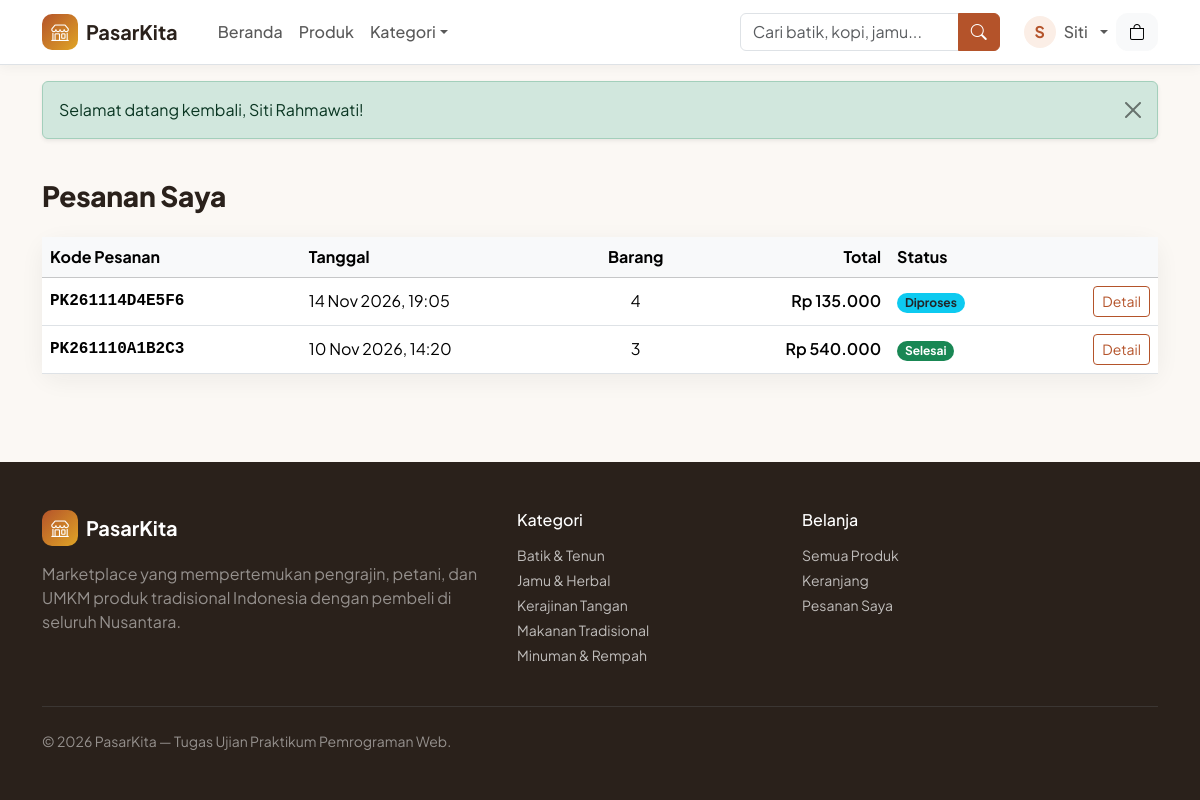
Screenshot of /account/orders.php (signed in) with the database file from the repository.
### tables this page shows
CREATE TABLE users (
    id          INT UNSIGNED NOT NULL AUTO_INCREMENT,
    name        VARCHAR(100) NOT NULL,
    email       VARCHAR(150) NOT NULL,
    password    VARCHAR(255) NOT NULL COMMENT 'hash dari password_hash()',
    phone       VARCHAR(20)  NULL,
    address     TEXT         NULL,
    role        ENUM('admin','pembeli') NOT NULL DEFAULT 'pembeli',
    created_at  TIMESTAMP NOT NULL DEFAULT CURRENT_TIMESTAMP,
    updated_at  TIMESTAMP NOT NULL DEFAULT CURRENT_TIMESTAMP ON UPDATE CURRENT_TIMESTAMP,
    PRIMARY KEY (id),
    UNIQUE KEY uq_users_email (email),
    KEY idx_users_role (role)
);

CREATE TABLE orders (
    id               INT UNSIGNED NOT NULL AUTO_INCREMENT,
    order_code       VARCHAR(30)  NOT NULL,
    user_id          INT UNSIGNED NOT NULL,
    recipient_name   VARCHAR(100) NOT NULL,
    phone            VARCHAR(20)  NOT NULL,
    shipping_address TEXT         NOT NULL,
    notes            VARCHAR(255) NULL,
    payment_method   ENUM('transfer','cod') NOT NULL DEFAULT 'transfer',
    total_items      INT UNSIGNED NOT NULL,
    subtotal         DECIMAL(14,2) NOT NULL,
    shipping_cost    DECIMAL(12,2) NOT NULL DEFAULT 0,
    total_amount     DECIMAL(14,2) NOT NULL,
    status           ENUM('pending','diproses','dikirim','selesai','dibatalkan') NOT NULL DEFAULT 'pending',
    created_at       TIMESTAMP NOT NULL DEFAULT CURRENT_TIMESTAMP,
    updated_at       TIMESTAMP NOT NULL DEFAULT CURRENT_TIMESTAMP ON UPDATE CURRENT_TIMESTAMP,
    PRIMARY KEY (id),
    UNIQUE KEY uq_orders_code (order_code),
    KEY idx_orders_user (user_id),
    KEY idx_orders_status (status),
    KEY idx_orders_created (created_at),
    CONSTRAINT fk_orders_user FOREIGN KEY (user_id)
        REFERENCES users (id) ON UPDATE CASCADE ON DELETE RESTRICT,
    CONSTRAINT chk_orders_items CHECK (total_items > 0),
    CONSTRAINT chk_orders_amounts CHECK (subtotal >= 0 AND shipping_cost >= 0 AND total_amount = subtotal + shipping_cost)
);

CREATE TABLE categories (
    id          INT UNSIGNED NOT NULL AUTO_INCREMENT,
    name        VARCHAR(80)  NOT NULL,
    slug        VARCHAR(100) NOT NULL,
    description VARCHAR(255) NULL,
    icon        VARCHAR(50)  NOT NULL DEFAULT 'bi-tag',
    created_at  TIMESTAMP NOT NULL DEFAULT CURRENT_TIMESTAMP,
    PRIMARY KEY (id),
    UNIQUE KEY uq_categories_name (name),
    UNIQUE KEY uq_categories_slug (slug)
);

### includes/db.php (called while the page is built, shortened)
<?php
function db(): mysqli
{
    static $conn = null;
    if ($conn instanceof mysqli) {
        return $conn;
    }
    $cfg = $GLOBALS['config']['db'];
    try {
        $conn = @new mysqli(trim($cfg['host']), trim($cfg['username']), $cfg['password'], trim($cfg['database']), (int) ($cfg['port'] ?? 3306));
        $conn->set_charset('utf8mb4');
    } catch (mysqli_sql_exception $e) {
        error_log('[PasarKita] Koneksi database gagal: ' . $e->getMessage());
        http_response_code(500);
        $msg = !empty($GLOBALS['config']['app']['debug']) ? ' (' . e($e->getMessage()) . ')' : '';
        exit('<!doctype html><meta charset="utf-8"><div style="font-family:sans-serif;max-width:600px;margin:60px auto">'
            . '<h2>Tidak dapat terhubung ke database.</h2><p>Periksa pengaturan pada config/config.php' . $msg . '</p></div>');
    }
    return $conn;
}
function db_query(string $sql, string $types = '', array $params = []): mysqli_stmt
{
    $stmt = db()->prepare($sql);
    if ($types !== '') {
        $stmt->bind_param($types, ...$params);
    }
    $stmt->execute();
    return $stmt;
}
function db_fetch_all(string $sql, string $types = '', array $params = []): array
{
    $stmt = db_query($sql, $types, $params);
    $result = $stmt->get_result();
    $rows = $result->fetch_all(MYSQLI_ASSOC);
    return $rows;
}
function db_fetch_one(string $sql, string $types = '', array $params = []): ?array
{
    $stmt = db_query($sql, $types, $params);
    $row = $stmt->get_result()->fetch_assoc();
    return $row ?: null;
}

### includes/auth.php (called while the page is built, shortened)
<?php
function current_user(): ?array
{
    static $user = false;
    if ($user !== false) {
        return $user;
    }
    $user = null;
    if (!empty($_SESSION['user_id'])) {
        $user = db_fetch_one('SELECT id, name, email, phone, address, role FROM users WHERE id = ?', 'i', [(int) $_SESSION['user_id']]);
    }
    return $user;
}
function is_logged_in(): bool
{
    return current_user() !== null;
}
function is_admin(): bool
{
    $u = current_user();
    return $u !== null && $u['role'] === ROLE_ADMIN;
}
function require_login(): void
{
    if (!is_logged_in()) {
        $current = ltrim(substr((string) ($_SERVER['REQUEST_URI'] ?? ''), strlen(BASE_URL)), '/');
        flash('warning', 'Silakan masuk terlebih dahulu.');
        redirect('auth/login.php?redirect=' . urlencode($current));
    }
}
function require_role(string $role): void
{
    require_login();
}

### account/orders.php (the view, shortened to what this page needs)
<?php
require_role(ROLE_BUYER);
$orders = db_fetch_all(
    'SELECT id, order_code, total_items, total_amount, status, payment_method, created_at
     FROM orders WHERE user_id = ? ORDER BY created_at DESC, id DESC',
    'i',
    [(int) current_user()['id']]
);
require __DIR__ . '/../includes/header.php';
?>
<div class="container py-4">
    <h1 class="h3 section-title mb-4">Pesanan Saya</h1>
    <?php if (!$orders): ?>
        <div class="card-soft bg-white text-center p-5">
            <i class="bi bi-receipt display-4 text-muted"></i>
            <h2 class="h5 mt-3">Belum ada pesanan</h2>
            <a href="<?= e(url('products/index.php')) ?>" class="btn btn-brand mt-2">Mulai Belanja</a>
        </div>
    <?php else: ?>
        <div class="card-soft bg-white">
            <div class="table-responsive">
                <table class="table table-hover mb-0">
                    <thead class="table-light"><tr><th>Kode Pesanan</th><th>Tanggal</th><th class="text-center">Barang</th><th class="text-end">Total</th><th>Status</th><th></th></tr></thead>
                    <tbody>
                    <?php foreach ($orders as $o): ?>
                        <tr>
                            <td class="font-monospace fw-semibold"><?= e($o['order_code']) ?></td>
                            <td><?= e(tanggal($o['created_at'])) ?></td>
                            <td class="text-center"><?= (int) $o['total_items'] ?></td>
                            <td class="text-end fw-semibold"><?= rupiah($o['total_amount']) ?></td>
                            <td><?= order_status_badge($o['status']) ?></td>
                            <td class="text-end"><a href="<?= e(url('account/order_detail.php?kode=' . urlencode($o['order_code']))) ?>" class="btn btn-sm btn-outline-brand">Detail</a></td>
                        </tr>
                    <?php endforeach; ?>
                    </tbody>
                </table>
            </div>
        </div>
    <?php endif; ?>
</div>
<?php require __DIR__ . '/../includes/footer.php'; ?>

### includes/header.php (shortened to what this page needs)
<?php
$activeNav = $activeNav ?? '';
$user = current_user();
$appName = config('app.name', 'PasarKita');
?>
<!doctype html>
<html lang="id">
<head>
    <link href="https://cdn.jsdelivr.net/npm/bootstrap@5.3.3/dist/css/bootstrap.min.css" rel="stylesheet">
    <link href="https://cdn.jsdelivr.net/npm/bootstrap-icons@1.11.3/font/bootstrap-icons.min.css" rel="stylesheet">
    <link href="<?= e(asset('css/style.css')) ?>" rel="stylesheet">
</head>
<body class="d-flex flex-column min-vh-100">
<nav class="navbar navbar-expand-lg navbar-light bg-white border-bottom sticky-top shadow-sm-soft">
    <div class="container">
        <a class="navbar-brand d-flex align-items-center gap-2" href="<?= e(url('index.php')) ?>">
            <span class="brand-mark"><i class="bi bi-shop"></i></span>
            <span class="fw-bold"><?= e($appName) ?></span>
        </a>
        <div class="d-flex align-items-center gap-2 order-lg-3">
            <?php if (!is_admin()): ?>
            <a href="<?= e(url('cart/index.php')) ?>" class="btn btn-light position-relative cart-btn" aria-label="Keranjang belanja">
                <i class="bi bi-bag"></i>
            </a>
            <?php endif; ?>
        </div>
        <div class="collapse navbar-collapse order-lg-2" id="mainNav">
            <ul class="navbar-nav me-auto mb-2 mb-lg-0 ms-lg-3">
                <li class="nav-item"><a class="nav-link <?= $activeNav === 'home' ? 'active' : '' ?>" href="<?= e(url('index.php')) ?>">Beranda</a></li>
                <li class="nav-item"><a class="nav-link <?= $activeNav === 'products' ? 'active' : '' ?>" href="<?= e(url('products/index.php')) ?>">Produk</a></li>
                <li class="nav-item dropdown">
                    <a class="nav-link dropdown-toggle" href="#" role="button" data-bs-toggle="dropdown" aria-expanded="false">Kategori</a>
                        <?php foreach (all_categories() as $cat): ?>
                            <li><a class="dropdown-item" href="<?= e(url('products/index.php?kategori=' . urlencode($cat['slug']))) ?>"><i class="bi <?= e($cat['icon']) ?> me-2 text-brand"></i><?= e($cat['name']) ?></a></li>
                        <?php endforeach; ?>
                </li>
            </ul>
            <form class="d-flex my-2 my-lg-0 me-lg-3 nav-search" role="search" action="<?= e(url('products/index.php')) ?>" method="get">
                <div class="input-group">
                    <input class="form-control" type="search" name="q" placeholder="Cari batik, kopi, jamu..." aria-label="Cari produk" value="<?= e($_GET['q'] ?? '') ?>" maxlength="100">
                    <button class="btn btn-brand" type="submit" aria-label="Cari"><i class="bi bi-search"></i></button>
                </div>
            </form>
            <ul class="navbar-nav">
                <?php if ($user): ?>
                    <li class="nav-item dropdown">
                        <a class="nav-link dropdown-toggle d-flex align-items-center gap-2" href="#" role="button" data-bs-toggle="dropdown" aria-expanded="false">
                            <span class="avatar"><?= e(strtoupper(substr($user['name'], 0, 1))) ?></span>
                            <span class="d-lg-none d-xl-inline"><?= e(explode(' ', $user['name'])[0]) ?></span>
                        </a>
                    </li>
                <?php else: ?>
                    <li class="nav-item"><a class="nav-link" href="<?= e(url('auth/login.php')) ?>">Masuk</a></li>
                    <li class="nav-item ms-lg-1"><a class="btn btn-brand btn-sm px-3 mt-1 mt-lg-0" href="<?= e(url('auth/register.php')) ?>">Daftar</a></li>
                <?php endif; ?>
            </ul>
        </div>
    </div>
</nav>
<main class="flex-grow-1">
<?php $flashes = get_flashes(); if ($flashes): ?>
    <div class="container mt-3">
        <?php foreach ($flashes as $f): ?>
            <div class="alert alert-<?= e($f['type']) ?> alert-dismissible fade show shadow-sm" role="alert">
                <?= e($f['message']) ?>
                <button type="button" class="btn-close" data-bs-dismiss="alert" aria-label="Tutup"></button>
            </div>
        <?php endforeach; ?>
    </div>
<?php endif; ?>

### includes/functions.php (shortened to what this page needs)
<?php
function e($value): string
{
    return htmlspecialchars((string) ($value ?? ''), ENT_QUOTES | ENT_SUBSTITUTE, 'UTF-8');
}
function config(string $key, $default = null)
{
    $value = $GLOBALS['config'];
    foreach (explode('.', $key) as $part) {
        $value = $value[$part];
    }
    return $value;
}
function url(string $path = ''): string
{
    return BASE_URL . '/' . ltrim($path, '/');
}
function asset(string $path): string
{
    return url('assets/' . ltrim($path, '/'));
}
function get_flashes(): array
{
    $messages = $_SESSION['flash'] ?? [];
    return $messages;
}
function rupiah($amount): string
{
    return 'Rp ' . number_format((float) $amount, 0, ',', '.');
}
function tanggal($datetime, bool $withTime = true): string
{
    $bulan = [1 => 'Jan', 'Feb', 'Mar', 'Apr', 'Mei', 'Jun', 'Jul', 'Agu', 'Sep', 'Okt', 'Nov', 'Des'];
    $ts = strtotime((string) $datetime);
    $out = date('j', $ts) . ' ' . $bulan[(int) date('n', $ts)] . ' ' . date('Y', $ts);
    return $withTime ? $out . ', ' . date('H:i', $ts) : $out;
}
function order_status_badge(string $status): string
{
    $map = [
        'pending'    => ['Menunggu', 'warning text-dark'],
        'diproses'   => ['Diproses', 'info text-dark'],
        'dikirim'    => ['Dikirim', 'primary'],
        'selesai'    => ['Selesai', 'success'],
        'dibatalkan' => ['Dibatalkan', 'secondary'],
    ];
    [$label, $class] = $map[$status] ?? [$status, 'light text-dark'];
    return '<span class="badge rounded-pill bg-' . $class . '">' . e($label) . '</span>';
}
function all_categories(): array
{
    static $cache = null;
    if ($cache === null) {
        $cache = db_fetch_all('SELECT c.id, c.name, c.slug, c.icon, c.description,
                (SELECT COUNT(*) FROM products p WHERE p.category_id = c.id AND p.is_active = 1) AS product_count
            FROM categories c ORDER BY c.name');
    }
    return $cache;
}

### includes/footer.php (shortened to what this page needs)
</main>
<footer class="site-footer mt-5">
    <div class="container py-5">
        <div class="row g-4">
            <div class="col-lg-5">
                <a class="d-flex align-items-center gap-2 text-white text-decoration-none mb-3" href="<?= e(url('index.php')) ?>">
                    <span class="brand-mark"><i class="bi bi-shop"></i></span>
                    <span class="fw-bold fs-5"><?= e(config('app.name', 'PasarKita')) ?></span>
                </a>
                <p class="text-white-50 mb-0">Marketplace yang mempertemukan pengrajin, petani, dan UMKM produk tradisional Indonesia dengan pembeli di seluruh Nusantara.</p>
            </div>
            <div class="col-6 col-lg-3">
                <h6 class="text-white mb-3">Kategori</h6>
                <ul class="list-unstyled small">
                    <?php foreach (all_categories() as $cat): ?>
                        <li class="mb-1"><a href="<?= e(url('products/index.php?kategori=' . urlencode($cat['slug']))) ?>"><?= e($cat['name']) ?></a></li>
                    <?php endforeach; ?>
                </ul>
            </div>
            <div class="col-6 col-lg-4">
                <h6 class="text-white mb-3">Belanja</h6>
                <ul class="list-unstyled small">
                    <li class="mb-1"><a href="<?= e(url('products/index.php')) ?>">Semua Produk</a></li>
                    <li class="mb-1"><a href="<?= e(url('cart/index.php')) ?>">Keranjang</a></li>
                    <li class="mb-1"><a href="<?= e(url('account/orders.php')) ?>">Pesanan Saya</a></li>
                </ul>
            </div>
        </div>
        <hr class="border-secondary my-4">
        <p class="small text-white-50 mb-0">&copy; <?= date('Y') ?> <?= e(config('app.name', 'PasarKita')) ?> &mdash; Tugas Ujian Praktikum Pemrograman Web.</p>
    </div>
</footer>
</body>
</html>

### rows the page displays
users: name "S", name "Siti"
orders: order_code "PK261114D4E5F6", created_at "14 Nov 2026, 19:05", total_items "4", total_amount "Rp 135.000", label "Diproses"
orders: order_code "PK261110A1B2C3", created_at "10 Nov 2026, 14:20", total_items "3", total_amount "Rp 540.000", label "Selesai"
categories: name "Batik & Tenun"
categories: name "Jamu & Herbal"
categories: name "Kerajinan Tangan"
categories: name "Makanan Tradisional"
categories: name "Minuman & Rempah"

### other values shown
$appName "PasarKita"
$f['message'] "Selamat datang kembali, Siti Rahmawati!"
config('app.name', 'PasarKita') "PasarKita"
